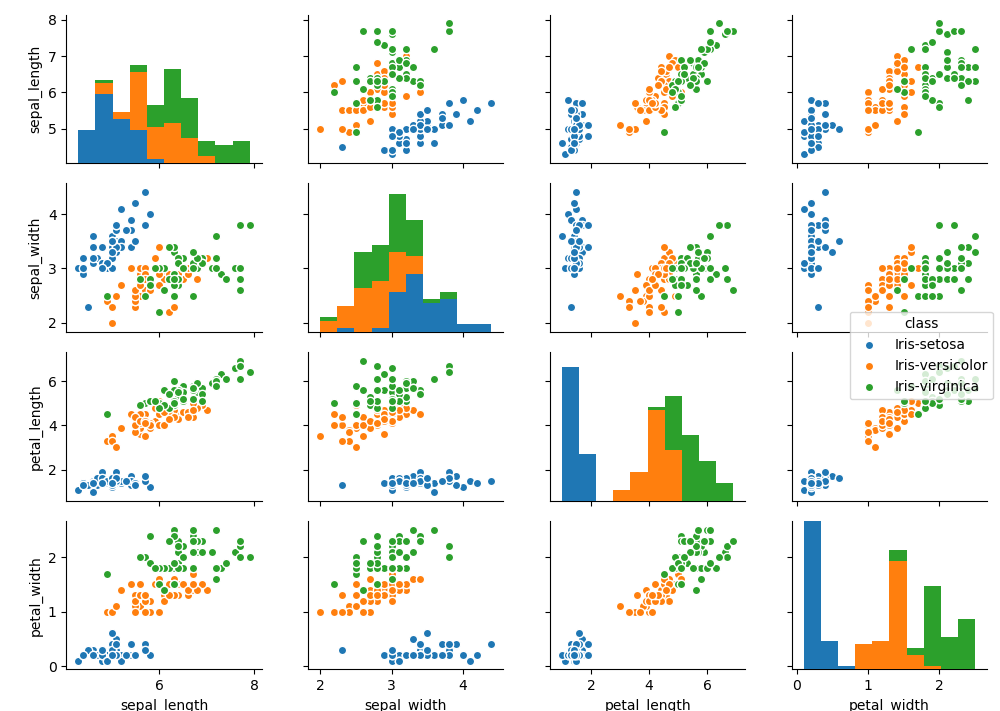

Here is the Python script that generated this plot:
import sys
import seaborn as sns
import matplotlib.pyplot as plt
import pandas as pd

if __name__ == '__main__':
    filepath = sys.argv[1] if len(sys.argv) > 1 else 'data.csv'
    hue = sys.argv[2] if len(sys.argv) > 2 else None
    sep = sys.argv[3] if len(sys.argv) > 3 else ','
    delimiter = sys.argv[4] if len(sys.argv) > 4 else None
    df = pd.read_csv(filepath, sep=sep, delimiter=delimiter)
    if hue is None:
        hue = df.columns[-1]
    sns.pairplot(df, hue=hue)
    plt.show()
